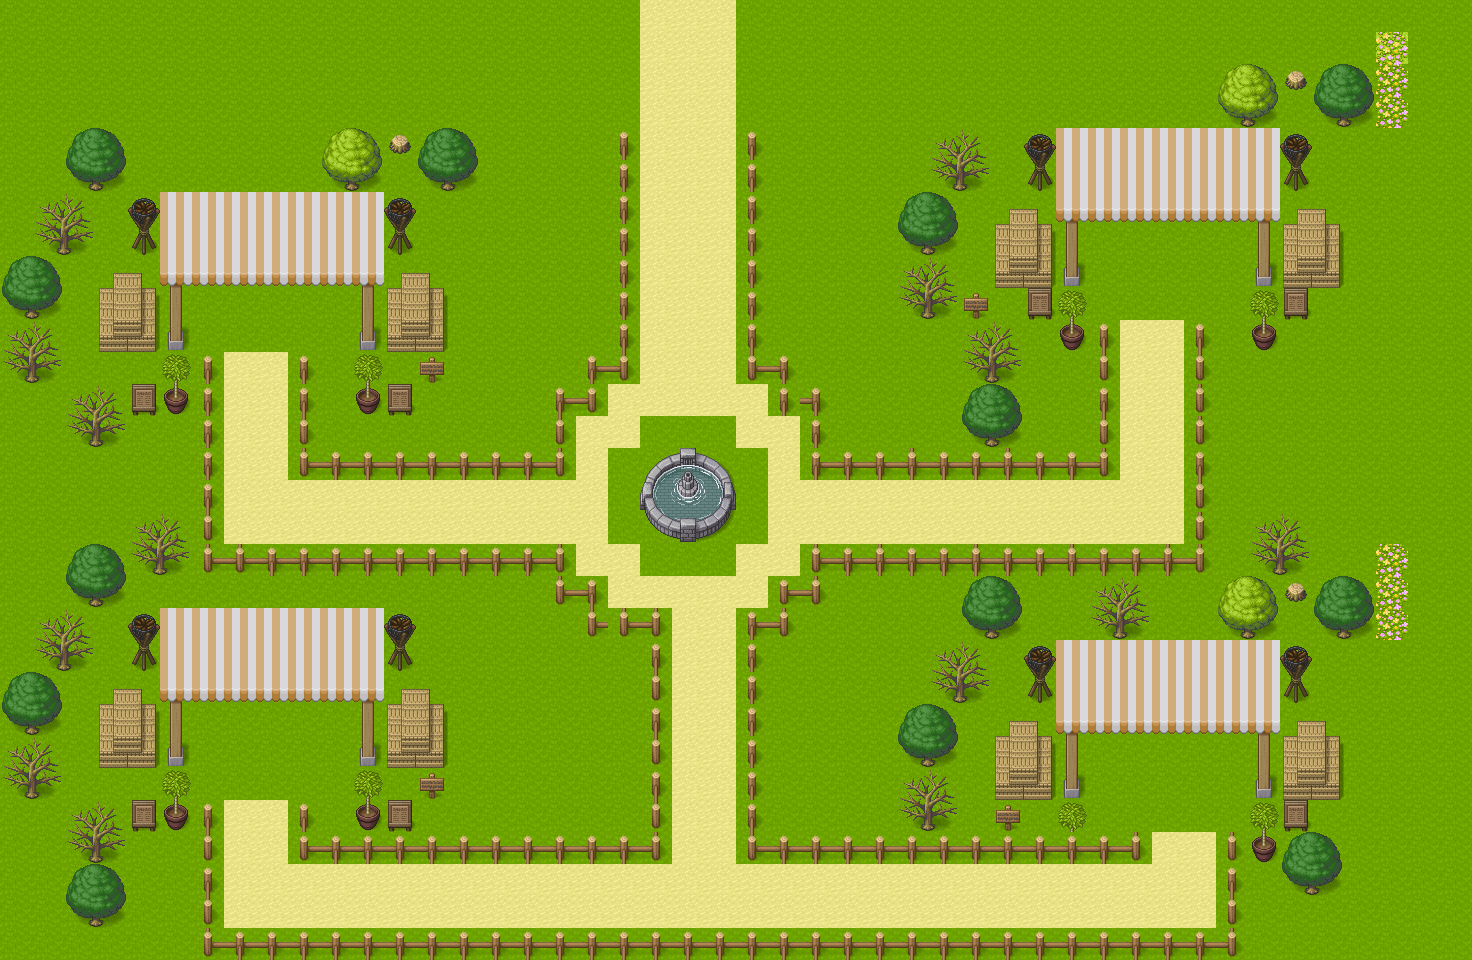

A level layout from a 2D game, rendered from its tile map. Below: a short description, then the map file with its tile-grid data intact:
An orthogonal 46x30 tile map with 32x32 px tiles, 2 tile layers (Tile Layer 1, Static Elements), 3 tilesets and 4 objects (UNISWAP_AGENT, LIDO_AGENT, AAVE_AGENT, INTENT_AGENT).

<map version="1.10" tiledversion="1.11.2" orientation="orthogonal" renderorder="right-down" width="46" height="30" tilewidth="32" tileheight="32" infinite="0" nextlayerid="6" nextobjectid="14">
 <tileset firstgid="1" source="[Base]BaseChip_pipo.tsx" />
 <tileset firstgid="1001" source="[A]Flower_pipo.tsx" />
 <tileset firstgid="1097" source="[A]Water_pipo.tsx" />
 <layer id="1" name="Tile Layer 1" width="46" height="30" locked="1">
  <data encoding="csv">
3,3,3,3,3,3,3,3,3,3,3,3,3,3,3,3,3,3,3,3,3,3,3,3,3,3,3,3,3,3,3,3,3,3,3,3,3,3,3,3,3,3,3,3,3,3,
3,3,3,3,3,3,3,3,3,3,3,3,3,3,3,3,3,3,3,3,3,3,3,3,3,3,3,3,3,3,3,3,3,3,3,3,3,3,3,3,3,3,3,3,3,3,
3,3,3,3,3,3,3,3,3,3,3,3,3,2,3,3,3,3,3,3,3,3,3,3,3,3,3,3,3,3,3,3,3,3,3,2,2,2,2,2,2,2,2,2,2,2,
2,2,2,3,3,3,3,3,3,3,3,3,3,3,2,2,2,3,3,3,3,2,2,2,2,2,2,2,2,3,3,2,2,2,2,2,2,2,2,2,2,2,2,2,2,2,
2,2,2,2,2,3,3,3,3,2,2,2,2,2,2,2,2,2,2,2,2,2,2,2,2,2,2,2,2,2,2,2,2,2,2,2,2,2,2,2,2,2,2,2,2,2,
2,2,2,2,3,3,2,2,2,2,2,2,2,2,2,2,2,2,2,2,2,2,2,2,2,2,2,2,2,2,2,2,2,2,2,2,2,2,2,2,2,2,2,2,2,2,
2,2,2,2,2,2,2,2,2,2,2,2,2,2,2,2,2,2,2,2,2,2,2,2,2,2,2,2,2,2,2,2,2,2,2,2,2,2,2,2,2,2,2,2,2,2,
2,2,2,2,2,2,2,2,2,2,2,2,2,2,2,2,2,2,2,2,2,2,2,2,2,2,2,2,2,2,2,2,2,2,2,2,2,2,2,2,2,2,2,2,2,2,
2,2,2,2,2,2,2,2,2,2,2,2,2,2,2,2,2,2,2,2,2,2,2,2,2,2,2,2,2,2,2,2,2,2,2,2,2,2,72,2,2,2,2,2,2,2,
2,2,2,2,2,2,2,2,2,2,2,2,2,2,2,2,2,2,2,2,2,2,2,2,2,2,2,2,2,2,2,2,2,2,2,2,2,2,2,2,2,2,2,2,2,2,
2,2,2,2,2,2,2,2,2,2,2,2,2,2,2,2,2,2,2,2,2,2,2,2,2,2,2,2,2,2,2,2,2,2,2,2,2,2,2,2,2,2,2,2,2,2,
2,2,2,2,2,2,2,2,2,2,2,2,2,2,2,2,2,2,2,2,2,2,2,2,2,2,2,2,2,2,2,2,2,2,2,2,2,2,2,2,2,2,2,2,2,2,
2,2,2,2,2,2,2,2,2,2,2,2,2,2,2,2,2,2,2,2,2,2,2,2,2,2,2,2,2,2,2,2,2,2,2,2,2,2,2,2,2,2,2,2,2,2,
2,2,2,2,2,2,2,2,2,2,2,2,2,2,2,2,2,2,2,2,2,2,2,2,2,2,2,2,2,2,2,2,2,2,2,2,2,2,2,2,2,2,2,2,2,2,
2,2,2,2,2,2,2,2,2,2,2,2,2,2,2,2,2,2,2,2,2,2,2,2,2,2,2,2,2,2,2,2,2,2,2,2,2,2,2,2,2,2,2,2,2,2,
2,2,2,2,2,2,2,2,2,2,2,2,2,2,2,2,2,2,2,2,2,2,2,2,2,2,2,2,2,2,2,2,2,2,2,2,2,2,2,2,2,2,2,2,2,2,
2,2,2,2,2,2,2,2,2,2,2,2,2,2,2,2,2,2,2,2,2,2,2,2,2,2,2,2,2,2,2,2,2,2,2,2,2,2,2,2,2,2,2,2,2,2,
2,2,2,2,2,2,2,2,2,2,2,2,2,2,2,2,2,2,2,2,2,2,2,2,2,2,2,2,2,2,2,2,2,2,2,2,2,2,2,2,2,2,2,2,2,2,
2,2,2,2,2,2,2,2,2,2,2,2,2,2,2,2,2,2,2,2,2,2,2,2,2,2,2,2,2,2,2,2,2,2,2,2,2,2,2,2,2,2,2,2,2,2,
2,2,2,2,2,2,2,2,2,2,2,2,2,2,2,2,2,2,2,2,2,2,2,2,2,2,2,2,2,2,2,2,2,2,2,2,2,2,2,2,2,2,2,2,2,2,
2,2,2,2,2,2,2,2,2,2,2,2,2,2,2,2,2,2,2,2,2,2,2,2,2,2,2,2,2,2,2,2,2,2,2,2,2,2,2,2,2,2,2,2,2,2,
2,2,2,2,2,2,2,2,2,2,2,2,2,2,2,2,2,2,2,2,2,2,2,2,2,2,2,2,2,2,2,2,2,2,2,2,2,2,2,2,2,2,2,2,2,2,
2,2,2,2,2,2,2,2,2,2,2,2,2,2,2,2,2,2,2,2,2,2,2,2,2,2,2,2,2,2,2,2,2,2,2,2,2,2,2,2,2,2,2,2,2,2,
2,2,2,2,2,2,2,2,2,2,2,2,2,2,2,2,2,2,2,2,2,2,2,2,2,2,2,2,2,2,2,2,2,2,2,2,2,2,2,2,2,2,2,2,2,2,
2,2,2,2,2,2,2,2,2,2,2,2,2,2,2,2,2,2,2,2,2,2,2,2,2,2,2,2,2,2,2,2,2,2,2,2,2,2,2,2,2,2,2,2,2,2,
2,2,2,2,2,2,2,2,2,2,2,2,2,2,2,2,2,2,2,2,2,2,2,2,2,2,2,2,2,2,2,2,2,2,2,2,2,2,2,2,2,2,2,2,2,2,
2,2,2,2,2,2,2,2,2,2,2,2,2,2,2,2,2,2,2,2,2,2,2,2,2,2,2,2,2,2,2,2,2,2,2,2,2,2,2,2,2,2,2,2,2,2,
2,2,2,2,2,2,2,2,2,2,2,2,2,2,2,2,2,2,2,2,2,2,2,2,2,2,2,2,2,2,2,2,2,2,2,2,2,2,2,2,2,2,2,2,2,2,
2,2,2,2,2,2,2,2,2,2,2,2,2,2,2,2,2,2,2,2,2,2,2,2,2,2,2,2,2,2,2,2,2,2,2,2,2,2,2,2,2,2,2,2,2,2,
2,2,2,2,2,2,2,2,2,2,2,2,2,2,2,2,2,2,2,2,2,2,2,2,2,2,2,2,2,2,2,2,2,2,2,2,2,2,2,2,2,2,2,2,2,2
</data>
 </layer>
 <layer id="3" name="Static Elements" width="46" height="30">
  <data encoding="csv">
2,2,2,2,2,2,2,2,2,2,2,2,2,2,2,2,2,2,2,2,7,7,7,2,2,2,2,2,2,2,2,2,2,2,2,2,2,2,2,2,2,2,2,2,2,2,
2,2,2,2,2,2,2,2,2,2,2,2,2,2,2,2,2,2,2,2,7,7,7,2,2,2,2,2,2,2,2,2,2,2,2,2,2,2,2,2,2,2,2,1039,2,2,
2,2,2,2,2,2,2,2,2,2,2,2,2,2,2,2,2,2,2,2,7,7,7,2,2,2,2,2,2,2,2,2,2,2,2,0,0,2,9,10,46,11,12,1039,2,2,
2,2,2,2,2,2,2,2,2,2,2,2,2,2,2,2,2,2,2,2,7,7,7,2,2,2,2,2,2,2,2,2,2,2,2,2,2,0,17,18,2,19,20,1039,2,2,
2,2,11,12,2,2,2,2,2,2,9,10,46,11,12,2,2,2,2,178,7,7,7,178,2,2,2,2,2,15,16,2,908,918,918,918,918,918,918,918,908,2,2,2,2,2,
2,2,19,20,2,2,2,2,2,2,17,18,2,19,20,2,2,2,2,178,7,7,7,178,2,2,2,2,2,23,24,2,916,918,918,918,918,918,918,918,916,2,2,2,2,2,
2,15,16,2,908,918,918,918,918,918,918,918,908,2,2,2,2,2,2,178,7,7,7,178,2,2,2,2,11,12,2,887,888,934,926,926,926,926,926,934,887,888,2,2,2,2,
2,23,24,2,916,918,918,918,918,918,918,918,916,2,2,2,2,2,2,178,7,7,7,178,2,2,2,2,19,20,2,895,896,942,0,0,0,2,2,942,895,896,2,2,2,2,
11,12,2,887,888,934,926,926,926,926,926,934,887,888,2,2,2,0,0,178,7,7,7,178,2,2,2,2,15,16,2,903,904,950,2,0,0,2,2,950,903,904,2,2,2,2,
19,20,2,895,896,942,2,2,0,2,2,942,895,896,2,2,2,2,2,178,7,7,7,178,2,2,2,2,23,24,236,2,237,912,0,0,0,0,0,912,237,2,2,2,2,2,
15,16,2,903,904,950,2,0,2,2,2,950,903,904,2,2,2,2,2,178,7,7,7,178,2,2,2,2,2,2,15,16,2,920,178,7,7,178,2,920,2,2,2,2,2,2,
23,24,2,2,2,912,178,7,7,178,0,912,2,236,2,2,2,2,179,188,7,7,7,187,180,2,2,2,2,2,23,24,2,2,186,7,7,186,2,2,2,2,2,2,2,2,
2,2,15,16,237,920,178,7,7,178,2,920,237,2,2,2,2,179,181,7,7,7,7,7,178,180,2,2,2,2,11,12,2,2,178,7,7,186,2,2,2,2,2,2,2,2,
2,2,23,24,2,2,178,7,7,186,2,2,2,2,2,2,2,186,7,7,0,0,0,7,7,178,0,2,2,2,19,20,2,2,186,7,7,186,2,2,2,2,2,2,2,2,
2,2,0,0,0,0,178,7,7,187,183,183,183,183,183,183,183,188,7,0,929,930,931,0,7,179,183,183,184,183,183,184,183,183,188,7,7,178,2,2,2,2,2,2,2,2,
2,2,2,2,2,2,178,7,7,7,7,7,7,7,7,7,7,7,7,0,937,938,939,0,7,7,7,7,7,7,7,7,7,7,7,7,7,186,2,2,2,2,2,2,2,2,
2,2,2,2,15,16,186,7,7,7,7,7,7,7,7,7,7,7,7,0,945,946,947,0,7,7,7,7,7,7,7,7,7,7,7,7,7,186,2,15,16,2,2,2,2,2,
2,2,11,12,23,24,187,182,183,183,183,183,183,183,183,183,183,188,7,7,0,0,0,7,7,187,183,184,183,183,184,183,183,184,183,183,184,188,2,23,24,2,2,1039,2,2,
2,2,19,20,0,0,0,0,0,0,0,0,0,0,0,2,2,187,180,7,7,7,7,7,189,188,2,0,2,2,11,12,0,0,15,16,0,0,9,10,46,11,12,1039,2,2,
2,15,16,2,908,918,918,918,918,918,918,918,908,2,2,2,2,2,187,187,188,7,7,179,188,2,2,0,2,2,19,20,0,0,23,24,0,0,17,18,2,19,20,1039,2,2,
2,23,24,2,916,918,918,918,918,918,918,918,916,2,2,2,2,0,0,2,178,7,7,178,0,0,0,0,2,15,16,2,908,918,918,918,918,918,918,918,908,2,2,2,2,2,
11,12,2,887,888,934,926,926,926,926,926,934,887,888,2,2,2,2,0,2,186,7,7,178,0,0,0,0,2,23,24,2,916,918,918,918,918,918,918,918,916,2,2,2,2,2,
19,20,2,895,896,942,0,0,0,2,2,942,895,896,2,2,2,0,0,2,178,7,7,178,0,0,0,0,11,12,2,887,888,934,926,926,926,926,926,934,887,888,2,2,2,2,
15,16,2,903,904,950,2,0,0,2,2,950,903,904,2,2,2,2,0,0,186,7,7,178,0,0,0,0,19,20,2,895,896,942,0,0,0,2,2,942,895,896,2,2,2,2,
23,24,2,2,2,912,0,0,0,0,0,912,2,236,2,2,2,2,0,0,178,7,7,178,0,2,2,2,15,16,2,903,904,950,0,0,0,2,2,950,903,904,2,2,2,2,
2,2,15,16,237,920,178,7,7,178,2,920,237,2,2,2,2,2,0,2,186,7,7,178,0,2,2,2,23,24,2,236,2,912,2,2,0,2,2,912,237,2,2,2,2,2,
2,2,23,24,2,2,186,7,7,189,183,183,183,183,183,183,183,183,183,183,188,7,7,187,183,183,183,183,183,183,183,183,183,183,183,188,7,7,186,920,11,12,2,2,2,2,
2,2,11,12,2,2,178,7,7,7,7,7,7,7,7,7,7,7,7,7,7,7,7,7,7,7,7,7,7,7,7,7,7,7,7,7,7,7,178,2,19,20,2,2,2,2,
2,2,19,20,2,2,186,7,7,7,7,7,7,7,7,7,7,7,7,7,7,7,7,7,7,7,7,7,7,7,7,7,7,7,7,7,7,7,186,2,2,2,2,2,2,2,
2,2,2,2,2,2,187,183,183,183,183,183,183,183,183,183,183,183,183,183,183,183,183,183,183,183,183,183,183,183,183,183,183,183,183,183,183,183,188,2,2,2,2,2,2,2
</data>
 </layer>
 <objectgroup id="4" name="Agents" offsetx="3.69276" offsety="-1.84638">
  <object id="1" name="UNISWAP_AGENT" x="253.52" y="328.453">
   <point />
  </object>
  <object id="2" name="LIDO_AGENT" x="254.987" y="767.993">
   <point />
  </object>
  <object id="3" name="AAVE_AGENT" x="1152.47" y="289.399">
   <point />
  </object>
  <object id="4" name="INTENT_AGENT" x="1181.98" y="793.515">
   <point />
  </object>
 </objectgroup>
</map>
